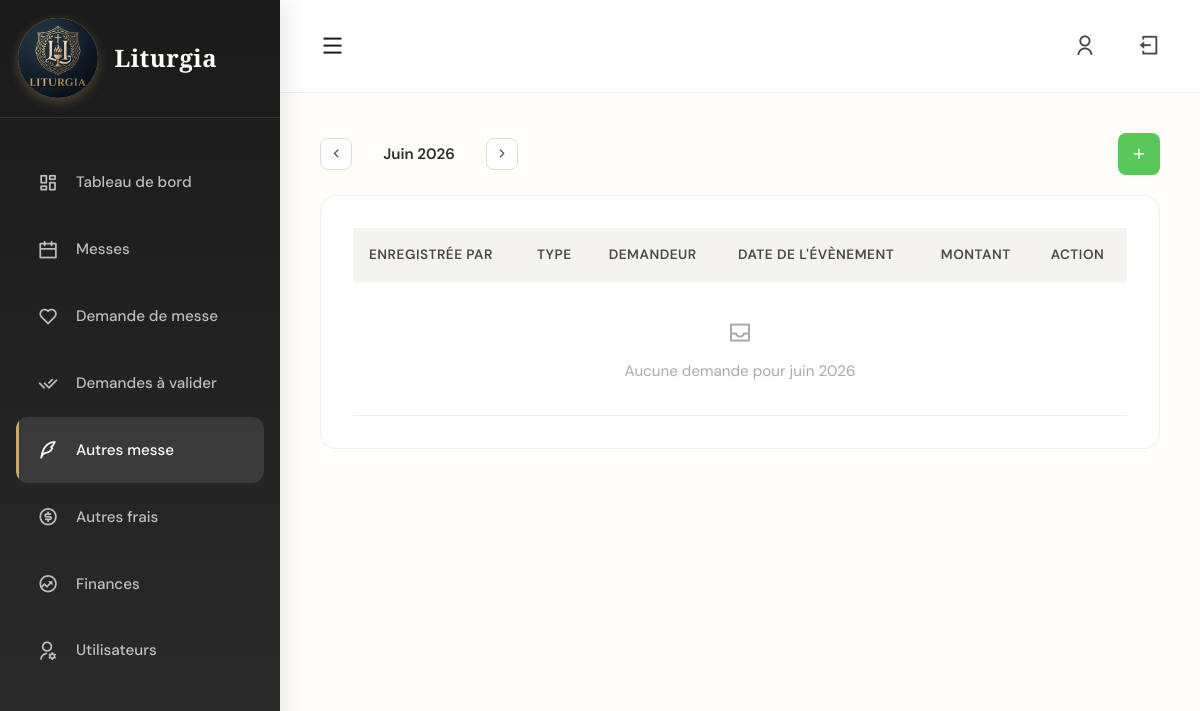
The app's page /intentions/autres_messes/ (signed in), older data.
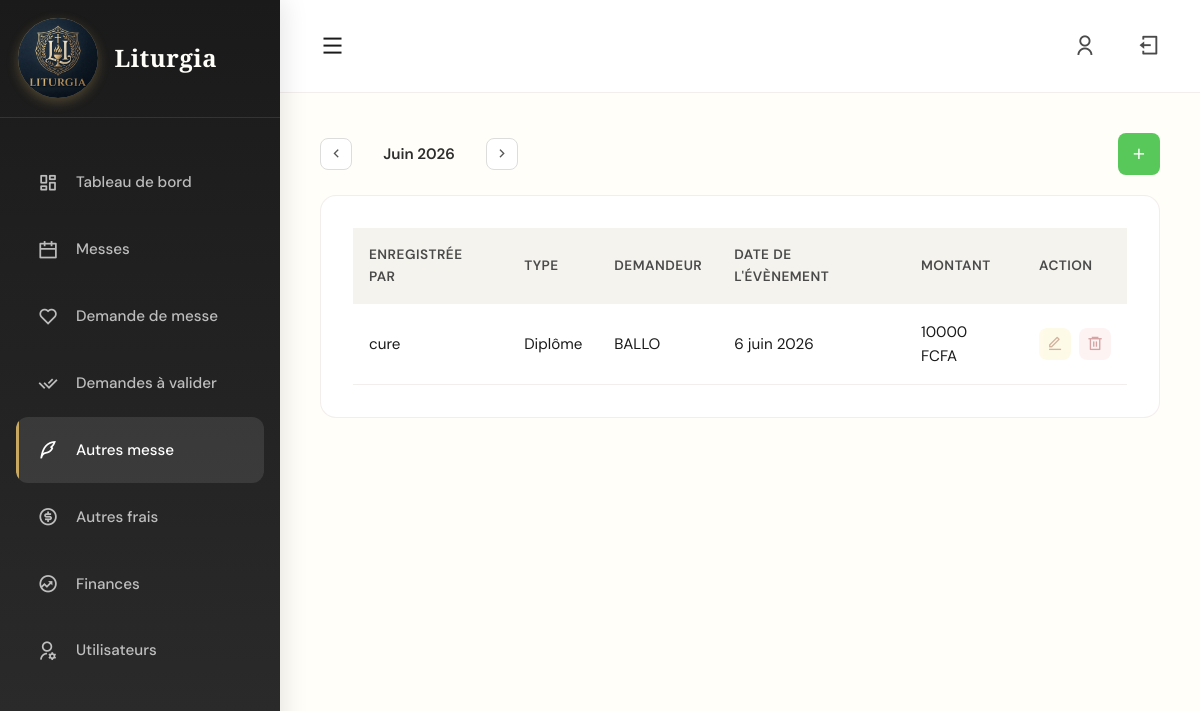
The same page, newer data.
### intentions/models.py (models this page shows, shortened)
class MesseSpeciale(models.Model):
    CATEGORIES = [
        ('Action de grâce', 'Action de grâce'),
        ('Obsèques', 'Obsèques'),
        ('Mariage', 'Mariage'),
        ('Diplôme', 'Diplôme'),
        ('Baptême bébé', 'Baptême bébé'),
    ]
    demandeur = models.ForeignKey(Demandeur, on_delete=models.CASCADE)
    categorie = models.CharField(max_length=100, choices=CATEGORIES, blank=True, null=True)
    date_evenement = models.DateField()
    montant = models.DecimalField(max_digits=10, decimal_places=2, blank=True, null=True)
    enregistre_par = models.ForeignKey(
        settings.AUTH_USER_MODEL, on_delete=models.SET_NULL,
        null=True, blank=True, related_name='messes_enregistrees'
    )
    role_enregistreur = models.CharField(max_length=100, blank=True, null=True)
    created_at = models.DateTimeField(auto_now_add=True)

class Demandeur(models.Model):
    nom = models.CharField(max_length=255)
    telephone = models.CharField(max_length=20, blank=True, null=True)
    def __str__(self):
        return self.nom

### intentions/views.py (the view)
# urls.py: path('autres_messes/', views.autres_messes, name='autres_messes'),
@login_required
def autres_messes(request):
    mois_param = request.GET.get('mois', timezone.now().strftime('%Y-%m'))
    try:
        mois_actif = datetime.strptime(mois_param, '%Y-%m').date().replace(day=1)
    except ValueError:
        mois_actif = timezone.now().date().replace(day=1)
    mois_precedent = (mois_actif - timedelta(days=1)).replace(day=1)
    mois_suivant = (mois_actif + timedelta(days=32)).replace(day=1)
    qs = MesseSpeciale.objects.filter(
        date_evenement__year=mois_actif.year,
        date_evenement__month=mois_actif.month
    ).select_related('demandeur').order_by('date_evenement')
    paginator = Paginator(qs, 15)
    page_obj = paginator.get_page(request.GET.get('page'))
    return render(request, 'autres_messes.html', {
        'messes': page_obj,
        'page_obj': page_obj,
        'mois_actif': mois_actif,
        'mois_precedent': mois_precedent,
        'mois_suivant': mois_suivant,
        'mois_param': mois_param,
        'today': timezone.now().date(),
    })

### intentions/templates/autres_messes.html (shortened to what the changed rows need)
{% extends "base.html" %}
{% block content %}
<div class="page-content" style="animation: fadeInUp 0.6s ease;">
            {% now "Y-m" as current_month %}
    <div class="card">
        <div class="table-container">
            <table>
                <thead>
                    <tr>
                        <th>Enregistrée par</th>
                        <th>Type</th>
                        <th>Demandeur</th>
                        <th>Date de l'évènement</th>
                        <th>Montant</th>
                        <th>Action</th>
                    </tr>
                </thead>
                <tbody>
                    {% for m in messes %}
                    <tr>
                        <td>{{ m.role_enregistreur }}</td>
                        <td>{{ m.categorie|default:"-" }}</td>
                        <td>{{ m.demandeur }}</td>
                        <td>{{ m.date_evenement }}</td>
                        <td>{{ m.montant|floatformat:0 }} FCFA</td>
                        <td>
                            <div class="action-buttons">
                                {% now "Y-m-d" as today %}
                                {% if m.date_evenement|date:"Y-m-d" >= today %}
                                    <button class="action-btn btn-edit"
                                        onclick="openModalEditAutreMesse(
                                            '{{ m.id }}',
                                            '{{ m.demandeur.nom|escapejs }}',
                                            '{{ m.categorie|escapejs }}',
                                            '{{ m.horaire.id }}',
                                            '{{ m.date_evenement|date:"Y-m-d" }}',
                                            '{{ m.demandeur.telephone|escapejs }}'
                                        )">
                                        <i class="ri-edit-line"></i>
                                    </button>
                                    <button class="action-btn btn-delete"
                                        onclick="openModalDeleteAutreMesse('{{ i.id }}')">
                                        <i class="ri-delete-bin-6-line"></i>
                                    </button>
                                {% else %}
                                    <button class="action-btn btn-edit" disabled style="opacity: 0.4; cursor: not-allowed;">
                                        <i class="ri-edit-line"></i>
                                    </button>
                                    <button class="action-btn btn-delete" disabled style="opacity: 0.4; cursor: not-allowed;">
                                        <i class="ri-delete-bin-6-line"></i>
                                    </button>
                                {% endif %}
                            </div>
                        </td>
                    </tr>
                    {% empty %}
                    <tr>
                        <td colspan="6" style="text-align: center; color: #aaa; padding: 2rem 0;">
                            <i class="ri-inbox-line" style="font-size: 1.5rem; display: block; margin-bottom: 0.4rem;"></i>
                            Aucune demande pour {{ mois_actif|date:"F Y" }}
                        </td>
                    </tr>
                    {% endfor %}
                </tbody>
            </table>
        </div>
    </div>
</div>
{% endblock %}

Row changes from the older to the newer data that the page shows:
added MesseSpeciale: role_enregistreur "cure", categorie "Diplôme", demandeur "BALLO", date_evenement "6 juin 2026", montant "10000"
Text that changed along with them:
{{ mois_actif|date:"F Y" }}: "juin 2026" → (not shown)
text no longer shown: "Aucune demande pour"
